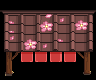

This game map was drawn from its Tiled (.tmx) file and the tilesets committed beside it. A one-line description and the full map source follow:
An orthogonal 6x5 tile map with 16x16 px tiles, 1 tile layer (AlwaysFront).

<map version="1.10" tiledversion="1.11.2" orientation="orthogonal" renderorder="right-down" compressionlevel="0" width="6" height="5" tilewidth="16" tileheight="16" infinite="0" nextlayerid="8" nextobjectid="1">
 <tileset firstgid="1" source="master_canopies.tsx" /><layer id="5" name="AlwaysFront" width="6" height="5">
  <data encoding="csv">
37,38,39,40,41,42,
91,92,93,94,95,96,
145,146,147,148,149,150,
199,200,201,202,203,204,
253,254,255,0,257,258
</data>
 </layer>
</map>
